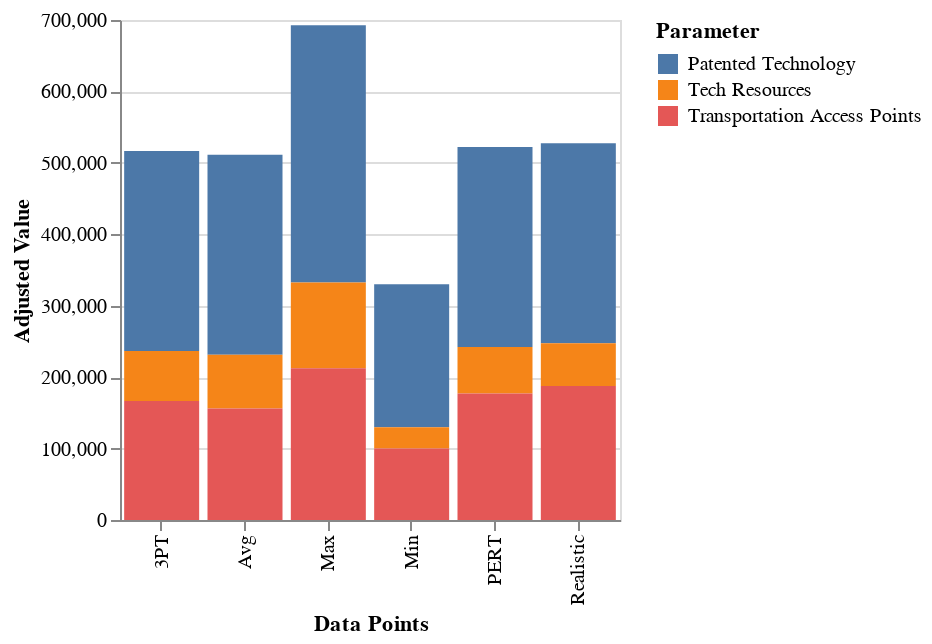

Notebook source saved alongside this figure:
### Code cell
df_SMod=df_S[['PARAM NAME','MIN PROB ADJUSTED VALUE','MAX PROB ADJUSTED VALUE', 'AVERAGE PROB ADJUSTED VALUE',
'REALISTIC PROB ADJUSTED VALUE', '3 POINT BASED PROB ADJUSTED VALUE','PERT BASED PROB ADJUSTED VALUE']]
df_SMod.set_axis(['Parameter','Min','Max','Avg','Realistic','3PT','PERT'], axis='columns', inplace=True)
df_SMod

df_vis=pd.DataFrame(np.zeros((18,3)),columns=['Parameter','Data Points','Adjusted Value'])
for i in range(3):
    df_vis.loc[6*i:(6*i+6),'Parameter']=df_SMod.loc[i,'Parameter']
    for j in range(6):
        df_vis.loc[6*i+j,'Data Points']=['Min','Max','Avg','Realistic','3PT','PERT'][j]

for i in range(len(df_vis)):
    param=df_vis.loc[i,"Parameter"]
    dp=df_vis.loc[i,'Data Points']
    df_vis.loc[i,'Adjusted Value']=df_SMod[df_SMod["Parameter"]==param][dp].tolist()[0]
df_vis
chart=alt.Chart(df_vis).mark_bar().encode(
x='Data Points',
y='Adjusted Value',
color='Parameter').properties(
    width=250,
    height=250
).interactive()
display(chart)

# display((chart | chart1))

### Figure 1 — Vega-Lite specification as saved in the notebook (floating-point values rounded to 4 significant figures)
{"config": {"view": {"continuousWidth": 400, "continuousHeight": 300}}, "data": {"name": "data-1146f0a35f6c1620156b346d77e1b399"}, "mark": "bar", "encoding": {"color": {"field": "Parameter", "type": "nominal"}, "x": {"field": "Data Points", "type": "nominal"}, "y": {"field": "Adjusted Value", "type": "quantitative"}}, "height": 250, "selection": {"selector001": {"type": "interval", "bind": "scales", "encodings": ["x", "y"]}}, "width": 250, "$schema": "https://vega.github.io/schema/vega-lite/v4.17.0.json", "datasets": {"data-1146f0a35f6c1620156b346d77e1b399": [{"Parameter": "Patented Technology", "Data Points": "Min", "Adjusted Value": 200000.0}, {"Parameter": "Patented Technology", "Data Points": "Max", "Adjusted Value": 360000.0}, {"Parameter": "Patented Technology", "Data Points": "Avg", "Adjusted Value": 280000.0}, {"Parameter": "Patented Technology", "Data Points": "Realistic", "Adjusted Value": 280000.0}, {"Parameter": "Patented Technology", "Data Points": "3PT", "Adjusted Value": 280000.0}, {"Parameter": "Patented Technology", "Data Points": "PERT", "Adjusted Value": 280000.0}, {"Parameter": "Tech Resources", "Data Points": "Min", "Adjusted Value": 30000.0}, {"Parameter": "Tech Resources", "Data Points": "Max", "Adjusted Value": 120000.0}, {"Parameter": "Tech Resources", "Data Points": "Avg", "Adjusted Value": 75000.0}, {"Parameter": "Tech Resources", "Data Points": "Realistic", "Adjusted Value": 60000.0}, {"Parameter": "Tech Resources", "Data Points": "3PT", "Adjusted Value": 70000.0}, {"Parameter": "Tech Resources", "Data Points": "PERT", "Adjusted Value": 65000.0}, {"Parameter": "Transportation Access Points", "Data Points": "Min", "Adjusted Value": 100000.0}, {"Parameter": "Transportation Access Points", "Data Points": "Max", "Adjusted Value": 212500.0}, {"Parameter": "Transportation Access Points", "Data Points": "Avg", "Adjusted Value": 156200.0}, {"Parameter": "Transportation Access Points", "Data Points": "Realistic", "Adjusted Value": 187500.0}, {"Parameter": "Transportation Access Points", "Data Points": "3PT", "Adjusted Value": 166700.0}, {"Parameter": "Transportation Access Points", "Data Points": "PERT", "Adjusted Value": 177100.0}]}}
